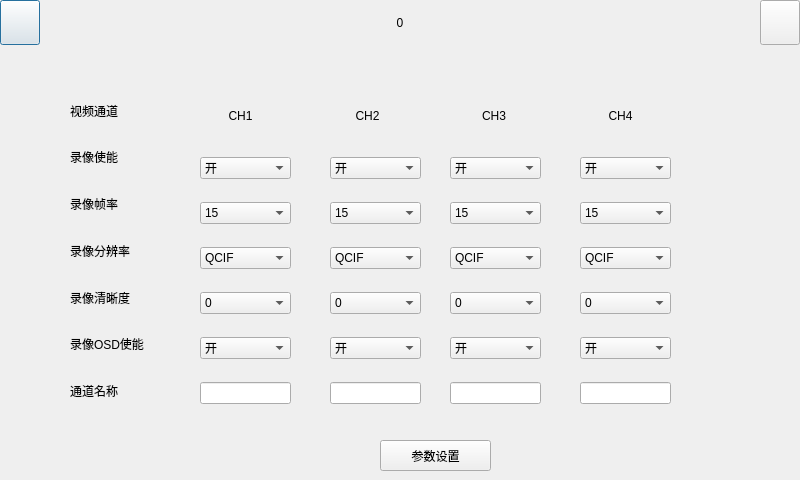
<?xml version="1.0" encoding="UTF-8"?>
<ui version="4.0">
 <class>Video</class>
 <widget class="QDialog" name="Video">
  <property name="geometry">
   <rect>
    <x>0</x>
    <y>0</y>
    <width>800</width>
    <height>480</height>
   </rect>
  </property>
  <property name="windowTitle">
   <string>Dialog</string>
  </property>
  <widget class="QWidget" name="widgetTop" native="true">
   <property name="geometry">
    <rect>
     <x>0</x>
     <y>0</y>
     <width>800</width>
     <height>45</height>
    </rect>
   </property>
   <property name="sizePolicy">
    <sizepolicy hsizetype="Preferred" vsizetype="Preferred">
     <horstretch>0</horstretch>
     <verstretch>0</verstretch>
    </sizepolicy>
   </property>
   <property name="maximumSize">
    <size>
     <width>16777215</width>
     <height>45</height>
    </size>
   </property>
   <layout class="QHBoxLayout" name="horizontalLayout">
    <property name="leftMargin">
     <number>0</number>
    </property>
    <property name="topMargin">
     <number>0</number>
    </property>
    <property name="rightMargin">
     <number>0</number>
    </property>
    <property name="bottomMargin">
     <number>0</number>
    </property>
    <item>
     <widget class="QPushButton" name="btnReturn">
      <property name="sizePolicy">
       <sizepolicy hsizetype="Minimum" vsizetype="Expanding">
        <horstretch>0</horstretch>
        <verstretch>0</verstretch>
       </sizepolicy>
      </property>
      <property name="text">
       <string/>
      </property>
     </widget>
    </item>
    <item>
     <widget class="QLabel" name="labTitle">
      <property name="sizePolicy">
       <sizepolicy hsizetype="Expanding" vsizetype="Preferred">
        <horstretch>0</horstretch>
        <verstretch>0</verstretch>
       </sizepolicy>
      </property>
      <property name="text">
       <string>0</string>
      </property>
      <property name="alignment">
       <set>Qt::AlignCenter</set>
      </property>
     </widget>
    </item>
    <item>
     <widget class="QPushButton" name="btnMsg">
      <property name="sizePolicy">
       <sizepolicy hsizetype="Minimum" vsizetype="Expanding">
        <horstretch>0</horstretch>
        <verstretch>0</verstretch>
       </sizepolicy>
      </property>
      <property name="text">
       <string/>
      </property>
     </widget>
    </item>
   </layout>
  </widget>
  <widget class="QWidget" name="verticalLayoutWidget_2">
   <property name="geometry">
    <rect>
     <x>200</x>
     <y>140</y>
     <width>91</width>
     <height>281</height>
    </rect>
   </property>
   <layout class="QVBoxLayout" name="set_ch1">
    <item>
     <widget class="QComboBox" name="record_enable_ch1">
      <item>
       <property name="text">
        <string>开</string>
       </property>
      </item>
      <item>
       <property name="text">
        <string>关</string>
       </property>
      </item>
     </widget>
    </item>
    <item>
     <widget class="QComboBox" name="fps_ch1">
      <item>
       <property name="text">
        <string>15</string>
       </property>
      </item>
      <item>
       <property name="text">
        <string>8</string>
       </property>
      </item>
      <item>
       <property name="text">
        <string>12</string>
       </property>
      </item>
      <item>
       <property name="text">
        <string>18</string>
       </property>
      </item>
      <item>
       <property name="text">
        <string>20</string>
       </property>
      </item>
      <item>
       <property name="text">
        <string>23</string>
       </property>
      </item>
      <item>
       <property name="text">
        <string>25</string>
       </property>
      </item>
     </widget>
    </item>
    <item>
     <widget class="QComboBox" name="resolution_ch1">
      <item>
       <property name="text">
        <string>QCIF</string>
       </property>
      </item>
      <item>
       <property name="text">
        <string>CIF</string>
       </property>
      </item>
      <item>
       <property name="text">
        <string>WCIF</string>
       </property>
      </item>
      <item>
       <property name="text">
        <string>D1</string>
       </property>
      </item>
      <item>
       <property name="text">
        <string>WD1</string>
       </property>
      </item>
      <item>
       <property name="text">
        <string>720P</string>
       </property>
      </item>
      <item>
       <property name="text">
        <string>1080P</string>
       </property>
      </item>
     </widget>
    </item>
    <item>
     <widget class="QComboBox" name="quality_ch1">
      <item>
       <property name="text">
        <string>0</string>
       </property>
      </item>
      <item>
       <property name="text">
        <string>1</string>
       </property>
      </item>
      <item>
       <property name="text">
        <string>2</string>
       </property>
      </item>
      <item>
       <property name="text">
        <string>3</string>
       </property>
      </item>
      <item>
       <property name="text">
        <string>4</string>
       </property>
      </item>
      <item>
       <property name="text">
        <string>5</string>
       </property>
      </item>
     </widget>
    </item>
    <item>
     <widget class="QComboBox" name="osd_enable_ch1">
      <item>
       <property name="text">
        <string>开</string>
       </property>
      </item>
      <item>
       <property name="text">
        <string>关</string>
       </property>
      </item>
     </widget>
    </item>
    <item>
     <widget class="QLineEdit" name="Ch1_name"/>
    </item>
   </layout>
  </widget>
  <widget class="QWidget" name="verticalLayoutWidget">
   <property name="geometry">
    <rect>
     <x>70</x>
     <y>90</y>
     <width>121</width>
     <height>321</height>
    </rect>
   </property>
   <layout class="QVBoxLayout" name="set_name">
    <item>
     <widget class="QLabel" name="label_1">
      <property name="text">
       <string>视频通道</string>
      </property>
     </widget>
    </item>
    <item>
     <widget class="QLabel" name="label_2">
      <property name="text">
       <string>录像使能</string>
      </property>
     </widget>
    </item>
    <item>
     <widget class="QLabel" name="label_3">
      <property name="text">
       <string>录像帧率</string>
      </property>
     </widget>
    </item>
    <item>
     <widget class="QLabel" name="label_4">
      <property name="text">
       <string>录像分辨率</string>
      </property>
     </widget>
    </item>
    <item>
     <widget class="QLabel" name="label_5">
      <property name="text">
       <string>录像清晰度</string>
      </property>
     </widget>
    </item>
    <item>
     <widget class="QLabel" name="label_6">
      <property name="text">
       <string>录像OSD使能</string>
      </property>
     </widget>
    </item>
    <item>
     <widget class="QLabel" name="label_7">
      <property name="text">
       <string>通道名称</string>
      </property>
     </widget>
    </item>
   </layout>
  </widget>
  <widget class="QWidget" name="horizontalLayoutWidget">
   <property name="geometry">
    <rect>
     <x>180</x>
     <y>90</y>
     <width>501</width>
     <height>51</height>
    </rect>
   </property>
   <layout class="QHBoxLayout" name="channel_name">
    <item>
     <widget class="QLabel" name="label_ch1">
      <property name="layoutDirection">
       <enum>Qt::LeftToRight</enum>
      </property>
      <property name="text">
       <string>CH1</string>
      </property>
      <property name="alignment">
       <set>Qt::AlignCenter</set>
      </property>
     </widget>
    </item>
    <item>
     <widget class="QLabel" name="label_ch2">
      <property name="text">
       <string>CH2</string>
      </property>
      <property name="alignment">
       <set>Qt::AlignCenter</set>
      </property>
     </widget>
    </item>
    <item>
     <widget class="QLabel" name="label_ch3">
      <property name="text">
       <string>CH3</string>
      </property>
      <property name="alignment">
       <set>Qt::AlignCenter</set>
      </property>
     </widget>
    </item>
    <item>
     <widget class="QLabel" name="label_ch4">
      <property name="text">
       <string>CH4</string>
      </property>
      <property name="alignment">
       <set>Qt::AlignCenter</set>
      </property>
     </widget>
    </item>
   </layout>
  </widget>
  <widget class="QWidget" name="verticalLayoutWidget_3">
   <property name="geometry">
    <rect>
     <x>330</x>
     <y>140</y>
     <width>91</width>
     <height>281</height>
    </rect>
   </property>
   <layout class="QVBoxLayout" name="set_ch2">
    <item>
     <widget class="QComboBox" name="record_enable_ch2">
      <item>
       <property name="text">
        <string>开</string>
       </property>
      </item>
      <item>
       <property name="text">
        <string>关</string>
       </property>
      </item>
     </widget>
    </item>
    <item>
     <widget class="QComboBox" name="fps_ch2">
      <item>
       <property name="text">
        <string>15</string>
       </property>
      </item>
      <item>
       <property name="text">
        <string>8</string>
       </property>
      </item>
      <item>
       <property name="text">
        <string>12</string>
       </property>
      </item>
      <item>
       <property name="text">
        <string>18</string>
       </property>
      </item>
      <item>
       <property name="text">
        <string>20</string>
       </property>
      </item>
      <item>
       <property name="text">
        <string>23</string>
       </property>
      </item>
      <item>
       <property name="text">
        <string>25</string>
       </property>
      </item>
     </widget>
    </item>
    <item>
     <widget class="QComboBox" name="resolution_ch2">
      <item>
       <property name="text">
        <string>QCIF</string>
       </property>
      </item>
      <item>
       <property name="text">
        <string>CIF</string>
       </property>
      </item>
      <item>
       <property name="text">
        <string>WCIF</string>
       </property>
      </item>
      <item>
       <property name="text">
        <string>D1</string>
       </property>
      </item>
      <item>
       <property name="text">
        <string>WD1</string>
       </property>
      </item>
      <item>
       <property name="text">
        <string>720P</string>
       </property>
      </item>
      <item>
       <property name="text">
        <string>1080P</string>
       </property>
      </item>
     </widget>
    </item>
    <item>
     <widget class="QComboBox" name="quality_ch2">
      <item>
       <property name="text">
        <string>0</string>
       </property>
      </item>
      <item>
       <property name="text">
        <string>1</string>
       </property>
      </item>
      <item>
       <property name="text">
        <string>2</string>
       </property>
      </item>
      <item>
       <property name="text">
        <string>3</string>
       </property>
      </item>
      <item>
       <property name="text">
        <string>4</string>
       </property>
      </item>
      <item>
       <property name="text">
        <string>5</string>
       </property>
      </item>
     </widget>
    </item>
    <item>
     <widget class="QComboBox" name="osd_enable_ch2">
      <item>
       <property name="text">
        <string>开</string>
       </property>
      </item>
      <item>
       <property name="text">
        <string>关</string>
       </property>
      </item>
     </widget>
    </item>
    <item>
     <widget class="QLineEdit" name="Ch2_name"/>
    </item>
   </layout>
  </widget>
  <widget class="QWidget" name="verticalLayoutWidget_4">
   <property name="geometry">
    <rect>
     <x>450</x>
     <y>140</y>
     <width>91</width>
     <height>281</height>
    </rect>
   </property>
   <layout class="QVBoxLayout" name="set_ch3">
    <item>
     <widget class="QComboBox" name="record_enable_ch3">
      <item>
       <property name="text">
        <string>开</string>
       </property>
      </item>
      <item>
       <property name="text">
        <string>关</string>
       </property>
      </item>
     </widget>
    </item>
    <item>
     <widget class="QComboBox" name="fps_ch3">
      <item>
       <property name="text">
        <string>15</string>
       </property>
      </item>
      <item>
       <property name="text">
        <string>8</string>
       </property>
      </item>
      <item>
       <property name="text">
        <string>12</string>
       </property>
      </item>
      <item>
       <property name="text">
        <string>18</string>
       </property>
      </item>
      <item>
       <property name="text">
        <string>20</string>
       </property>
      </item>
      <item>
       <property name="text">
        <string>23</string>
       </property>
      </item>
      <item>
       <property name="text">
        <string>25</string>
       </property>
      </item>
     </widget>
    </item>
    <item>
     <widget class="QComboBox" name="resolution_ch3">
      <item>
       <property name="text">
        <string>QCIF</string>
       </property>
      </item>
      <item>
       <property name="text">
        <string>CIF</string>
       </property>
      </item>
      <item>
       <property name="text">
        <string>WCIF</string>
       </property>
      </item>
      <item>
       <property name="text">
        <string>D1</string>
       </property>
      </item>
      <item>
       <property name="text">
        <string>WD1</string>
       </property>
      </item>
      <item>
       <property name="text">
        <string>720P</string>
       </property>
      </item>
      <item>
       <property name="text">
        <string>1080P</string>
       </property>
      </item>
     </widget>
    </item>
    <item>
     <widget class="QComboBox" name="quality_ch3">
      <item>
       <property name="text">
        <string>0</string>
       </property>
      </item>
      <item>
       <property name="text">
        <string>1</string>
       </property>
      </item>
      <item>
       <property name="text">
        <string>2</string>
       </property>
      </item>
      <item>
       <property name="text">
        <string>3</string>
       </property>
      </item>
      <item>
       <property name="text">
        <string>4</string>
       </property>
      </item>
      <item>
       <property name="text">
        <string>5</string>
       </property>
      </item>
     </widget>
    </item>
    <item>
     <widget class="QComboBox" name="osd_enable_ch3">
      <item>
       <property name="text">
        <string>开</string>
       </property>
      </item>
      <item>
       <property name="text">
        <string>关</string>
       </property>
      </item>
     </widget>
    </item>
    <item>
     <widget class="QLineEdit" name="Ch3_name"/>
    </item>
   </layout>
  </widget>
  <widget class="QWidget" name="verticalLayoutWidget_5">
   <property name="geometry">
    <rect>
     <x>580</x>
     <y>140</y>
     <width>91</width>
     <height>281</height>
    </rect>
   </property>
   <layout class="QVBoxLayout" name="set_ch4">
    <item>
     <widget class="QComboBox" name="record_enable_ch4">
      <item>
       <property name="text">
        <string>开</string>
       </property>
      </item>
      <item>
       <property name="text">
        <string>关</string>
       </property>
      </item>
     </widget>
    </item>
    <item>
     <widget class="QComboBox" name="fps_ch4">
      <item>
       <property name="text">
        <string>15</string>
       </property>
      </item>
      <item>
       <property name="text">
        <string>8</string>
       </property>
      </item>
      <item>
       <property name="text">
        <string>12</string>
       </property>
      </item>
      <item>
       <property name="text">
        <string>18</string>
       </property>
      </item>
      <item>
       <property name="text">
        <string>20</string>
       </property>
      </item>
      <item>
       <property name="text">
        <string>23</string>
       </property>
      </item>
      <item>
       <property name="text">
        <string>25</string>
       </property>
      </item>
     </widget>
    </item>
    <item>
     <widget class="QComboBox" name="resolution_ch4">
      <item>
       <property name="text">
        <string>QCIF</string>
       </property>
      </item>
      <item>
       <property name="text">
        <string>CIF</string>
       </property>
      </item>
      <item>
       <property name="text">
        <string>WCIF</string>
       </property>
      </item>
      <item>
       <property name="text">
        <string>D1</string>
       </property>
      </item>
      <item>
       <property name="text">
        <string>WD1</string>
       </property>
      </item>
      <item>
       <property name="text">
        <string>720P</string>
       </property>
      </item>
      <item>
       <property name="text">
        <string>1080P</string>
       </property>
      </item>
     </widget>
    </item>
    <item>
     <widget class="QComboBox" name="quality_ch4">
      <item>
       <property name="text">
        <string>0</string>
       </property>
      </item>
      <item>
       <property name="text">
        <string>1</string>
       </property>
      </item>
      <item>
       <property name="text">
        <string>2</string>
       </property>
      </item>
      <item>
       <property name="text">
        <string>3</string>
       </property>
      </item>
      <item>
       <property name="text">
        <string>4</string>
       </property>
      </item>
      <item>
       <property name="text">
        <string>5</string>
       </property>
      </item>
     </widget>
    </item>
    <item>
     <widget class="QComboBox" name="osd_enable_ch4">
      <item>
       <property name="text">
        <string>开</string>
       </property>
      </item>
      <item>
       <property name="text">
        <string>关</string>
       </property>
      </item>
     </widget>
    </item>
    <item>
     <widget class="QLineEdit" name="Ch4_name"/>
    </item>
   </layout>
  </widget>
  <widget class="QPushButton" name="ParaSet">
   <property name="geometry">
    <rect>
     <x>380</x>
     <y>440</y>
     <width>111</width>
     <height>31</height>
    </rect>
   </property>
   <property name="text">
    <string>参数设置</string>
   </property>
  </widget>
 </widget>
 <resources/>
 <connections/>
</ui>
